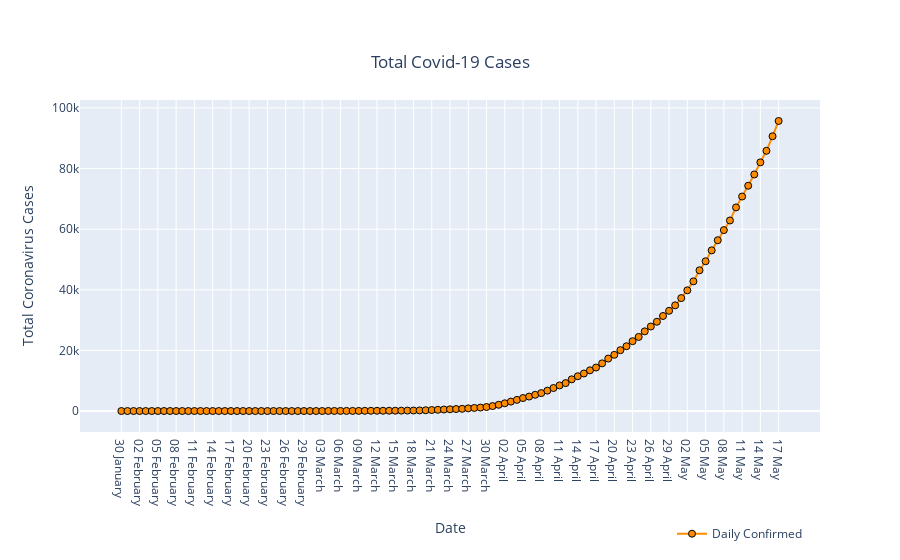

This figure's notebook cell:
### Markdown cell above
# Growth curve of Covid-19 in India

### Code cell
total_c_fig = go.Figure()
total_c_fig.add_trace(go.Scatter(x=Daily_India['Date'],y=Daily_India['Total Confirmed'],
                                 mode='lines+markers',
                                 name='Daily Confirmed'))
total_c_fig.update_traces(showlegend=True,marker=dict(size=7,color='darkorange',
                                                      line=dict(color='#000000', width=1)))
total_c_fig.update_layout(title={'text': "Total Covid-19 Cases",
                          'y':0.9,'x':0.5,
                          'xanchor': 'center','yanchor': 'top'},
                           xaxis_title="Date", yaxis_title="Total Coronavirus Cases",
                          legend=dict(x=.8, y=-.35))
total_c_fig.show()

### Figure 1 — Plotly figure (JSON) as saved in the notebook; plotly's stock layout.template omitted (floating-point values rounded to 4 significant figures)
{"data": [{"marker": {"color": "darkorange", "line": {"color": "#000000", "width": 1}, "size": 7}, "mode": "lines+markers", "name": "Daily Confirmed", "showlegend": true, "type": "scatter", "x": ["30 January ", "31 January ", "01 February ", "02 February ", "03 February ", "04 February ", "05 February ", "06 February ", "07 February ", "08 February ", "09 February ", "10 February ", "11 February ", "12 February ", "13 February ", "14 February ", "15 February ", "16 February ", "17 February ", "18 February ", "19 February ", "20 February ", "21 February ", "22 February ", "23 February ", "24 February ", "25 February ", "26 February ", "27 February ", "28 February ", "29 February ", "01 March ", "02 March ", "03 March ", "04 March ", "05 March ", "06 March ", "07 March ", "08 March ", "09 March ", "10 March ", "11 March ", "12 March ", "13 March ", "14 March ", "15 March ", "16 March ", "17 March ", "18 March ", "19 March ", "20 March ", "21 March ", "22 March ", "23 March ", "24 March ", "25 March ", "26 March ", "27 March ", "28 March ", "29 March ", "30 March ", "31 March ", "01 April ", "02 April ", "03 April ", "04 April ", "05 April ", "06 April ", "07 April ", "08 April ", "09 April ", "10 April ", "11 April ", "12 April ", "13 April ", "14 April ", "15 April ", "16 April ", "17 April ", "18 April ", "19 April ", "20 April ", "21 April ", "22 April ", "23 April ", "24 April ", "25 April ", "26 April ", "27 April ", "28 April ", "29 April ", "30 April ", "01 May ", "02 May ", "03 May ", "04 May ", "05 May ", "06 May ", "07 May ", "08 May ", "09 May ", "10 May ", "11 May ", "12 May ", "13 May ", "14 May ", "15 May ", "16 May ", "17 May "], "y": [1, 1, 1, 2, 3, 3, 3, 3, 3, 3, 3, 3, 3, 3, 3, 3, 3, 3, 3, 3, 3, 3, 3, 3, 3, 3, 3, 3, 3, 3, 3, 3, 5, 6, 28, 30, 31, 34, 39, 48, 63, 71, 81, 91, 102, 112, 126, 146, 171, 198, 256, 334, 403, 497, 571, 657, 730, 883, 1019, 1139, 1326, 1635, 2059, 2545, 3105, 3684, 4293, 4777, 5350, 5915, 6728, 7599, 8453, 9211, 10454, 11485, 12371, 13432, 14354, 15725, 17305, 18544, 20081, 21373, 23040, 24448, 26283, 27890, 29458, 31360, 33065, 34866, 37262, 39826, 42778, 46434, 49405, 53007, 56351, 59690, 62865, 67176, 70768, 74330, 78056, 82047, 85855, 90648, 95697]}], "layout": {"legend": {"x": 0.8, "y": -0.35}, "title": {"text": "Total Covid-19 Cases", "x": 0.5, "xanchor": "center", "y": 0.9, "yanchor": "top"}, "xaxis": {"title": {"text": "Date"}}, "yaxis": {"title": {"text": "Total Coronavirus Cases"}}}}
